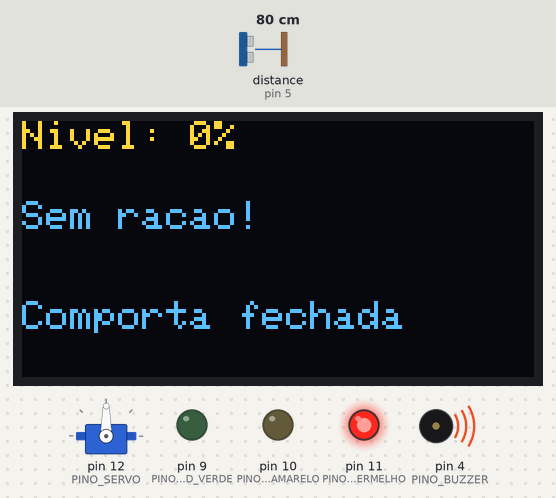
The sketch below on a simulated Arduino Uno, built with avr-gcc and run on an emulated ATmega328P. On the bench: 128×64 one-colour display, servo, output pins drawn as LEDs (lit = HIGH), buzzer (waves = sounding). Wiring (inferred from the names in the program): ultrasonic range finder: trigger pin 2; echo pin 5. The test bench sets the inputs (shaded band); at power-on: distance to the obstacle (sensor on pin 5) 80 cm. The echo pulse lasts 58.3 µs per cm; the OLED is the two-colour kind (top 16 rows yellow); pins used as bus, display or sensor lines are not drawn; what the sketch prints to the serial monitor is not drawn.

Above: at 2.6 s.
2.7 s: distance to the obstacle (sensor on pin 5) set to 33 cm
4.2 s: distance to the obstacle (sensor on pin 5) set to 29 cm
At 5.2 s:
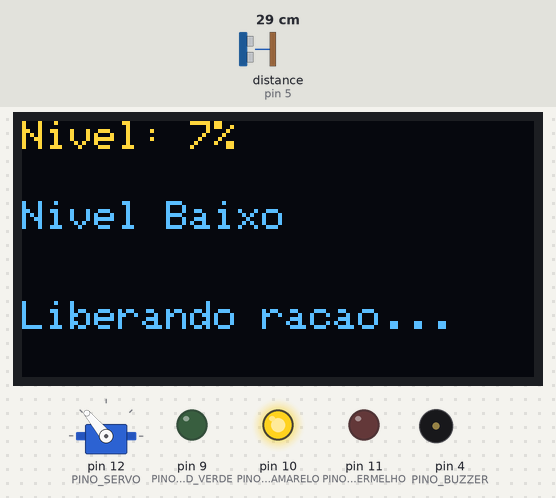
7.2 s: distance to the obstacle (sensor on pin 5) set to 2 cm
At 8.4 s:
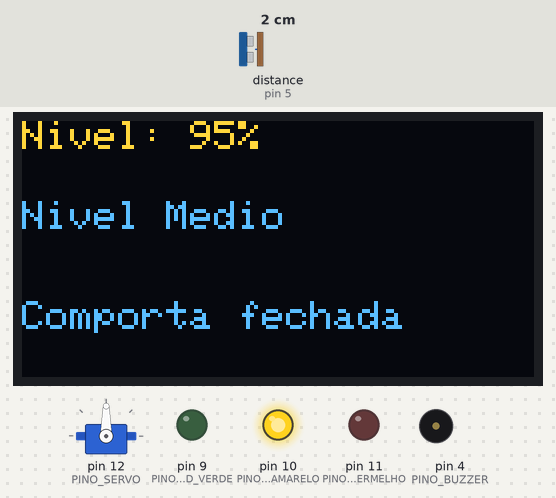
8.7 s: distance to the obstacle (sensor on pin 5) set to 18 cm
At 9.7 s:
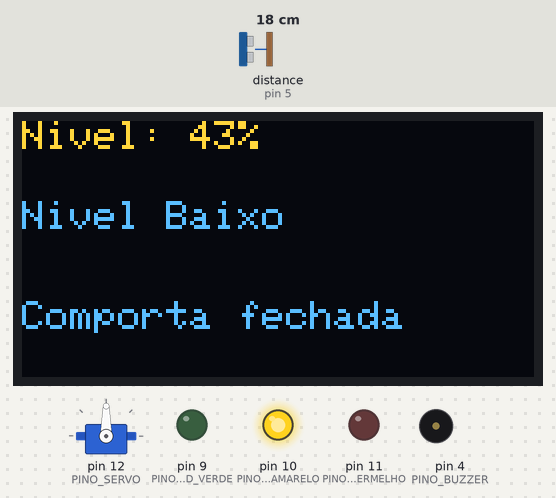
10.3 s: distance to the obstacle (sensor on pin 5) set to 120 cm
At 11.1 s:
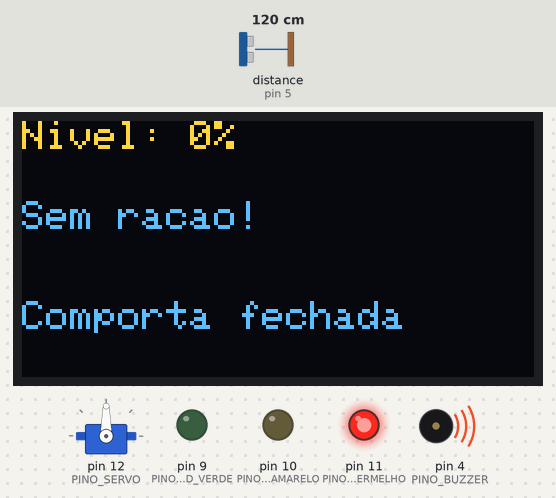
Timing chart, 0 to 13.0 s (numbered marks = the images above; inputs shaded):
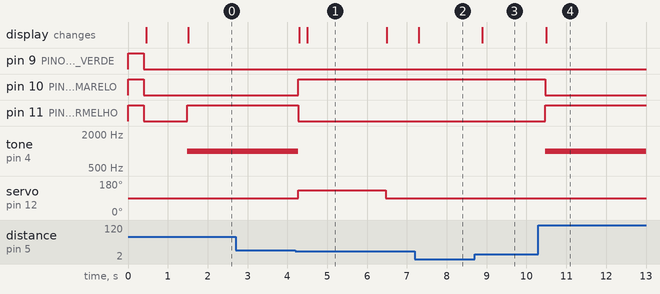

Measured:
- the behaviour switches between 31 and 30 cm on distance to the obstacle (sensor on pin 5) (found by bisection; images 0 and 1)
- after the input at 2.7 s, every drawn part: stays the same
- after the input at 4.2 s, pin 10 (PINO_LED_AMARELO): LOW → HIGH after 0.07 s; pin 11 (PINO_LED_VERMELHO): HIGH → LOW after 0.07 s; tone on pin 4 (PINO_BUZZER): 1000 Hz → silent after 0.07 s; servo on pin 12 (PINO_SERVO): 90° → 130° after 0.07 s, → 90° 2.2 s later; the display: first changes after 0.10 s (image 1 shows a later state)
- after the input at 7.2 s, the display: changes after 0.09 s (image 2)
- after the input at 8.7 s, the display: changes after 0.20 s (image 3)
- after the input at 10.3 s, pin 10 (PINO_LED_AMARELO): HIGH → LOW after 0.17 s; pin 11 (PINO_LED_VERMELHO): LOW → HIGH after 0.17 s; tone on pin 4 (PINO_BUZZER): silent → 1000 Hz after 0.17 s; the display: changes after 0.20 s (image 4)
- what the display in image 1 shows lasts 2.0 s, from 4.5 s to 6.5 s

The sketch:

main.ino
```cpp
#include <Servo.h>
#include <Wire.h>
#include <Adafruit_GFX.h>
#include <Adafruit_SSD1306.h>


// OLED
const uint8_t LARGURA_TELA = 128;
const uint8_t ALTURA_TELA = 64;
const uint8_t ENDERECO_OLED = 0x3C;


// PINOS
const byte PINO_TRIG = 2;
const byte PINO_ECHO = 5;
const byte PINO_BUZZER = 4;


const byte PINO_LED_VERMELHO = 11;
const byte PINO_LED_AMARELO = 10;
const byte PINO_LED_VERDE = 9;


const byte PINO_SERVO = 12;
const byte NENHUM_LED = 0;


// CALIBRACAO DO RESERVATORIO
const float ALTURA_RESERVATORIO_CM = 31.0;
const int LIMITE_NIVEL_BAIXO = 48;


// SERVO
const int ANGULO_SERVO_FECHADO = 90;
const int ANGULO_SERVO_ABERTO = 130;


// TEMPOS
const unsigned long TEMPO_ABERTURA_MS = 2000;
const unsigned long TEMPO_MIN_ENTRE_LIBERACOES_MS = 10000;
const unsigned long INTERVALO_VERIFICACAO_MS = 200;


// ALARME
const unsigned int FREQUENCIA_ALARME_RESERVATORIO = 1000;


// ESTADOS
enum EstadoSistema {
  AGUARDANDO_CICLO,
  LIBERANDO_RACAO,
  RESERVATORIO_BAIXO
};


// OBJETOS
Adafruit_SSD1306 display(LARGURA_TELA, ALTURA_TELA, &Wire, -1);
Servo comporta;


// VARIAVEIS
EstadoSistema estadoAtual = AGUARDANDO_CICLO;


bool oledAtivo = false;
bool comportaAberta = false;


float distanciaAtualCm = -1.0;
int nivelReservatorio = -1;


unsigned long tempoInicioLiberacaoMs = 0;
unsigned long tempoFimUltimaLiberacaoMs = 0;
unsigned long tempoUltimaVerificacaoMs = 0;


// CONFIGURAR PINOS
void configurarPinos() {
  pinMode(PINO_TRIG, OUTPUT);
  pinMode(PINO_ECHO, INPUT);


  pinMode(PINO_LED_VERMELHO, OUTPUT);
  pinMode(PINO_LED_AMARELO, OUTPUT);
  pinMode(PINO_LED_VERDE, OUTPUT);


  pinMode(PINO_BUZZER, OUTPUT);


  digitalWrite(PINO_TRIG, LOW);
}


// CONTROLE DOS LEDS
void ligarLedExclusivo(byte pinoLed) {
  digitalWrite(PINO_LED_VERMELHO,
    pinoLed == PINO_LED_VERMELHO ? HIGH : LOW);


  digitalWrite(PINO_LED_AMARELO,
    pinoLed == PINO_LED_AMARELO ? HIGH : LOW);


  digitalWrite(PINO_LED_VERDE,
    pinoLed == PINO_LED_VERDE ? HIGH : LOW);
}


// TESTAR LEDS
void testarLedsInicializacao() {
  digitalWrite(PINO_LED_VERMELHO, HIGH);
  digitalWrite(PINO_LED_AMARELO, HIGH);
  digitalWrite(PINO_LED_VERDE, HIGH);


  delay(400);


  ligarLedExclusivo(NENHUM_LED);
}


// INICIALIZAR OLED
void inicializarOled() {
  if (display.begin(SSD1306_SWITCHCAPVCC, ENDERECO_OLED)) {
    oledAtivo = true;


    display.clearDisplay();
    display.setTextColor(SSD1306_WHITE);
    display.setTextSize(1);
    display.setCursor(0, 15);


    display.println(F("Comedouro automatico"));
    display.println(F("Inicializando..."));


    display.display();
  } else {
    Serial.println(F("OLED nao encontrado!"));
  }
}


// ABRIR COMPORTA
void abrirComporta() {
  comporta.write(ANGULO_SERVO_ABERTO);


  comportaAberta = true;
  tempoInicioLiberacaoMs = millis();


  Serial.println(F("COMPORTA ABERTA"));
}


// FECHAR COMPORTA
void fecharComporta() {
  comporta.write(ANGULO_SERVO_FECHADO);


  if (comportaAberta) {
    tempoFimUltimaLiberacaoMs = millis();
  }


  comportaAberta = false;


  Serial.println(F("COMPORTA FECHADA"));
}


// INICIALIZAR SERVO
void inicializarServo() {
  comporta.attach(PINO_SERVO);
  comporta.write(ANGULO_SERVO_FECHADO);


  comportaAberta = false;


  Serial.println(F("SERVO INICIALIZADO"));
  Serial.println(F("Posicao inicial: 90 graus"));


  delay(1000);
}


// LEITURA E CALCULO DO RESERVATORIO
int lerNivelReservatorio() {
  digitalWrite(PINO_TRIG, LOW);
  delayMicroseconds(2);


  digitalWrite(PINO_TRIG, HIGH);
  delayMicroseconds(10);


  digitalWrite(PINO_TRIG, LOW);


  long duracao = pulseIn(PINO_ECHO, HIGH, 25000UL);


  if (duracao == 0) {
    distanciaAtualCm = -1.0;
    return -1;
  }


  float distancia = duracao * 0.0343 / 2.0;


  if (distancia <= 0 || distancia > 400) {
    distanciaAtualCm = -1.0;
    return -1;
  }


  distanciaAtualCm = distancia;


  if (distancia >= ALTURA_RESERVATORIO_CM) {
    return 0;
  }


  if (distancia <= 0) {
    return 100;
  }


  float porcentagem =
    ((ALTURA_RESERVATORIO_CM - distancia) /
    ALTURA_RESERVATORIO_CM) * 100.0;


  return constrain((int)(porcentagem + 0.5), 0, 100);
}


// GERENCIAR LEDS E ALARME
void gerenciarSemaforoEAlarme() {
  nivelReservatorio = lerNivelReservatorio();


  Serial.print(F("Distancia: "));


  if (distanciaAtualCm < 0) {
    Serial.print(F("Sem leitura"));
  } else {
    Serial.print(distanciaAtualCm, 1);
    Serial.print(F(" cm"));
  }


  Serial.print(F(" | Nivel: "));


  if (nivelReservatorio < 0) {
    Serial.println(F("Sem leitura"));
  } else {
    Serial.print(nivelReservatorio);
    Serial.println(F("%"));
  }


  if (nivelReservatorio < 0) {
    ligarLedExclusivo(NENHUM_LED);
    noTone(PINO_BUZZER);
    return;
  }


  if (nivelReservatorio == 100) {
    ligarLedExclusivo(PINO_LED_VERDE);
    noTone(PINO_BUZZER);


  } else if (nivelReservatorio > 0) {
    ligarLedExclusivo(PINO_LED_AMARELO);
    noTone(PINO_BUZZER);


  } else {
    ligarLedExclusivo(PINO_LED_VERMELHO);
    tone(PINO_BUZZER, FREQUENCIA_ALARME_RESERVATORIO);
  }
}


// ATUALIZAR OLED
void atualizarOled() {
  if (!oledAtivo) {
    return;
  }


  display.clearDisplay();


  display.setTextColor(SSD1306_WHITE);
  display.setTextSize(1);


  display.setCursor(0, 0);
  display.print(F("Nivel: "));


  if (nivelReservatorio >= 0) {
    display.print(nivelReservatorio);
    display.print(F("%"));
  } else {
    display.print(F("Sem leitura"));
  }


  display.setCursor(0, 20);


  if (nivelReservatorio < 0) {
    display.print(F("Erro no sensor"));


  } else if (nivelReservatorio == 0) {
    display.print(F("Sem racao!"));


  } else if (nivelReservatorio < LIMITE_NIVEL_BAIXO) {
    display.print(F("Nivel Baixo"));


  } else if (nivelReservatorio == 100) {
    display.print(F("Dispenser Cheio"));


  } else {
    display.print(F("Nivel Medio"));
  }


  display.setCursor(0, 45);


  if (comportaAberta) {
    display.print(F("Liberando racao..."));
  } else {
    display.print(F("Comporta fechada"));
  }


  display.display();
}


// CONTROLAR COMPORTA
void processarComporta(unsigned long agoraMs) {


  // BLOQUEIO APENAS SE O SENSOR FALHAR OU O RESERVATORIO ESTIVER VAZIO
  if (nivelReservatorio < 0 || nivelReservatorio == 0) {
    if (comportaAberta) {
      fecharComporta();
    }


    estadoAtual = RESERVATORIO_BAIXO;
    return;
  }


  // SE A COMPORTA ESTIVER ABERTA
  if (comportaAberta) {
    estadoAtual = LIBERANDO_RACAO;


    if (agoraMs - tempoInicioLiberacaoMs >= TEMPO_ABERTURA_MS) {
      fecharComporta();
      estadoAtual = AGUARDANDO_CICLO;
    }


    return;
  }


  // INTERVALO ENTRE LIBERACOES
  bool intervaloOk =
    (tempoFimUltimaLiberacaoMs == 0) ||
    (agoraMs - tempoFimUltimaLiberacaoMs >= TEMPO_MIN_ENTRE_LIBERACOES_MS);


  // LIBERAR RACAO MESMO COM NIVEL BAIXO
  if (intervaloOk) {
    abrirComporta();
    estadoAtual = LIBERANDO_RACAO;
  } else {
    estadoAtual = AGUARDANDO_CICLO;
  }
}


// SETUP
void setup() {
  Serial.begin(9600);


  configurarPinos();


  testarLedsInicializacao();


  inicializarOled();


  inicializarServo();


  ligarLedExclusivo(NENHUM_LED);
  noTone(PINO_BUZZER);


  Serial.println(F("Sistema iniciado."));
  Serial.println(F("Aguardando leitura do sensor..."));
}


// LOOP
void loop() {
  unsigned long agoraMs = millis();


  if (agoraMs - tempoUltimaVerificacaoMs >= INTERVALO_VERIFICACAO_MS) {
    tempoUltimaVerificacaoMs = agoraMs;


    gerenciarSemaforoEAlarme();


    processarComporta(agoraMs);


    atualizarOled();
  }
}
```
